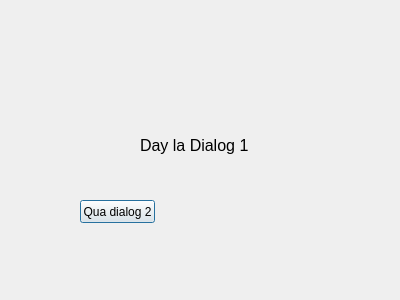
<?xml version="1.0" encoding="UTF-8"?>
<ui version="4.0">
 <class>Dialog1</class>
 <widget class="QDialog" name="Dialog1">
  <property name="geometry">
   <rect>
    <x>0</x>
    <y>0</y>
    <width>400</width>
    <height>300</height>
   </rect>
  </property>
  <property name="windowTitle">
   <string>Dialog1</string>
  </property>
  <widget class="QPushButton" name="pushButton_2">
   <property name="geometry">
    <rect>
     <x>80</x>
     <y>200</y>
     <width>75</width>
     <height>23</height>
    </rect>
   </property>
   <property name="text">
    <string>Qua dialog 2</string>
   </property>
  </widget>
  <widget class="QLabel" name="label">
   <property name="geometry">
    <rect>
     <x>140</x>
     <y>120</y>
     <width>141</width>
     <height>51</height>
    </rect>
   </property>
   <property name="font">
    <font>
     <pointsize>12</pointsize>
    </font>
   </property>
   <property name="text">
    <string>Day la Dialog 1</string>
   </property>
  </widget>
 </widget>
 <layoutdefault spacing="6" margin="11"/>
 <resources/>
 <connections/>
</ui>
